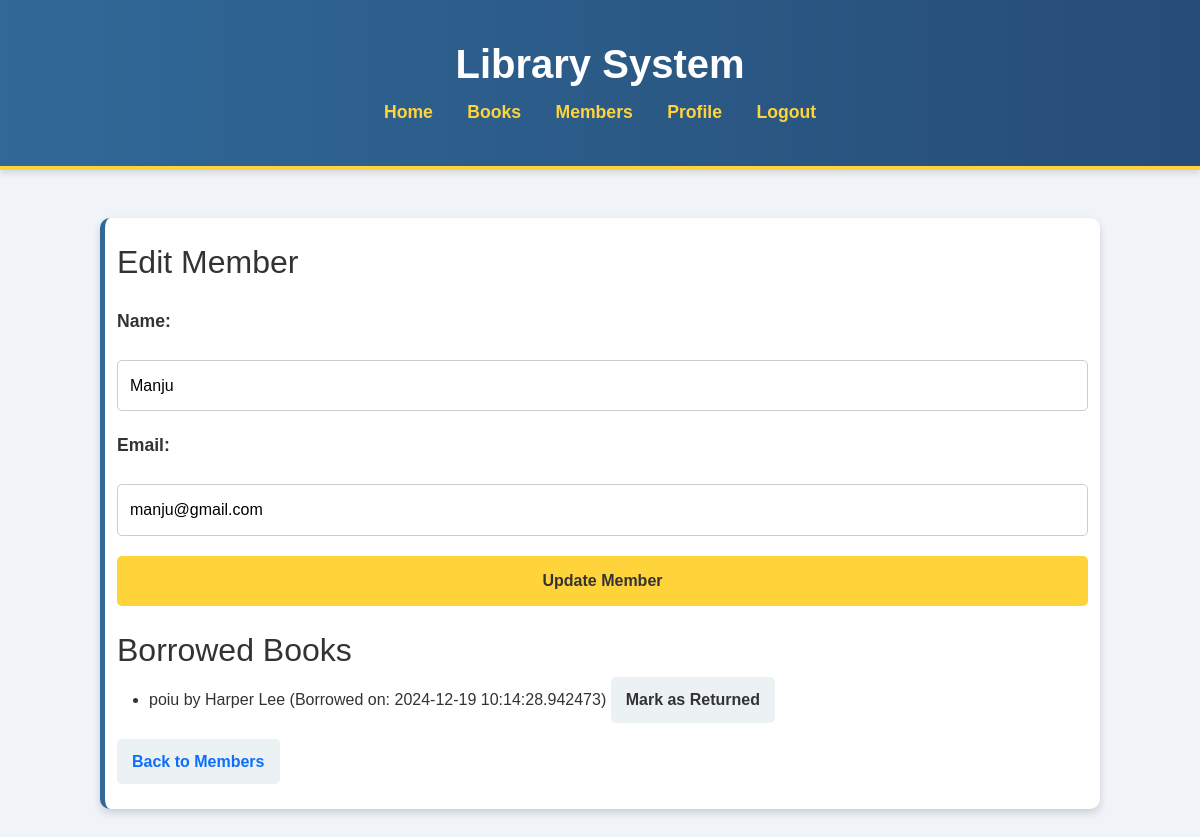
The app's page /edit_member/2 (signed in) with its own data.
### tables this page shows
CREATE TABLE users (
                id INTEGER PRIMARY KEY AUTOINCREMENT,
                username TEXT NOT NULL UNIQUE,
                password_hash TEXT NOT NULL,
                role TEXT NOT NULL,
                name TEXT,
                email TEXT
            );

CREATE TABLE borrowings (
                id INTEGER PRIMARY KEY AUTOINCREMENT,
                book_id INTEGER,
                user_id INTEGER,
                borrow_date TEXT,
                return_date TEXT,
                FOREIGN KEY(book_id) REFERENCES books(id) ON DELETE CASCADE,
                FOREIGN KEY(user_id) REFERENCES users(id) ON DELETE CASCADE
            );

CREATE TABLE books (
                id INTEGER PRIMARY KEY AUTOINCREMENT,
                title TEXT NOT NULL,
                author TEXT NOT NULL,
                genre TEXT,
                status TEXT DEFAULT 'Available'
            );

### app.py (the view)
@app.route('/edit_member/<int:member_id>', methods=['GET', 'POST'])
@login_required
@role_required('Librarian')
def edit_member(member_id):
    db = get_db()
    member = db.execute("SELECT * FROM users WHERE id = ?", (member_id,)).fetchone()
    if not member:
        flash("Member not found.", "error")
        return redirect(url_for('members'))
    borrowed_books = db.execute("""
        SELECT bo.id AS borrowing_id, b.id AS book_id, b.title, b.author, bo.borrow_date, bo.return_date
        FROM borrowings bo
        JOIN books b ON bo.book_id = b.id
        WHERE bo.user_id = ? AND bo.return_date IS NULL
    """, (member_id,)).fetchall()
    member_data = dict(member)
    member_data['borrowed_books'] = [dict(book) for book in borrowed_books]
    return render_template('edit_member.html', member=member_data)

### app.py (called while the page is built)
def login_required(f):
    @wraps(f)
    def decorated_function(*args, **kwargs):
        if 'user_id' not in session:
            return redirect(url_for('login'))
        return f(*args, **kwargs)
    return decorated_function

def role_required(role):
    def decorator(f):
        @wraps(f)
        def decorated_function(*args, **kwargs):
            if session.get('role') != role:
                return "Access Denied", 403
            return f(*args, **kwargs)
        return decorated_function
    return decorator

### database.py (called while the page is built)
def get_db():
    conn = sqlite3.connect(DATABASE)
    conn.row_factory = sqlite3.Row
    conn.execute("PRAGMA foreign_keys = ON")
    return conn

### templates/edit_member.html
{% extends 'base.html' %}
{% block content %}
<h2>{% if member %}Edit Member{% else %}Add Member{% endif %}</h2>
<form method="POST" action="">
    <label for="name">Name:</label>
    <input type="text" id="name" name="name" value="{{ member['name'] if member else '' }}" required>
    <label for="email">Email:</label>
    <input type="email" id="email" name="email" value="{{ member['email'] if member else '' }}" required>
    <button type="submit">{% if member %}Update{% else %}Add{% endif %} Member</button>
</form>
<h3>Borrowed Books</h3>
{% if member['borrowed_books'] %}
    <ul>
        {% for book in member['borrowed_books'] %}
        <li>
            {{ book['title'] }} by {{ book['author'] }}
            (Borrowed on: {{ book['borrow_date'] }})
            {% if not book['return_date'] %}
                <form action="{{ url_for('return_book', borrowing_id=book['borrowing_id']) }}" method="POST" style="display: inline;">
                    <button type="submit" class="button">Mark as Returned</button>
                </form>
            {% else %}
                <span>Returned on: {{ book['return_date'] }}</span>
            {% endif %}
        </li>
        {% endfor %}
    </ul>
{% else %}
    <p>No borrowed books.</p>
{% endif %}
<a href="{{ url_for('members') }}" class="button">Back to Members</a>
{% endblock %}

### static/styles.css (style rules this page uses)
body { font-family: 'Arial', sans-serif; margin: 0; padding: 0; background-color: #f0f4f8; color: #333; line-height: 1.6; }
.button { display: inline-block; font-size: 1rem; padding: 10px 15px; border-radius: 5px; text-decoration: none; transition: background-color 0.3s ease; font-weight: bold; text-align: center; background-color: #ecf1f4; width: auto; cursor: pointer; }
form { margin: 25px 0; display: flex; flex-direction: column; gap: 20px; }
form label { font-weight: bold; margin-bottom: 5px; width: 80%; font-size: 1.1rem; }
form input, form select { padding: 12px; font-size: 1rem; border: 1px solid #ccc; border-radius: 5px; width: 100%; }
form button { background-color: #ffd43b; color: #333; padding: 12px 18px; border: none; border-radius: 5px; cursor: pointer; font-size: 1rem; font-weight: bold; width: auto; transition: background-color 0.3s; }
@media (min-width: 1200px) { .h3, h3 { font-size: 2rem; width: 80%; } }
@media (min-width: 1200px) { .h2, h2 { font-size: 2rem; width: 80%; } }

### records on screen
users: name "Manju", email "manju@gmail.com"
borrowings: title "poiu", author "Harper Lee", borrow_date "2024-12-19 10:14:28.942473"
